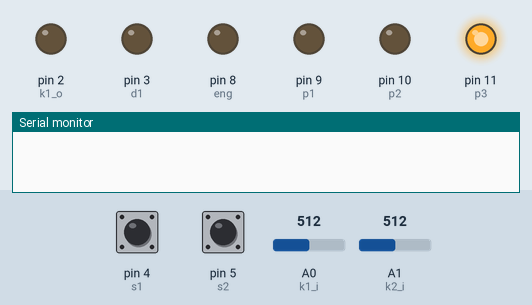
Simulated run of this sketch. Board: Arduino Uno, built with avr-gcc and run on an emulated ATmega328P. Shown: output pins drawn as LEDs (lit = HIGH), the last lines printed to the serial monitor. Dashed ring = blinking. The inputs (shaded band) are chosen by the test bench; at power-on: pin 4 (s1) HIGH, pin 5 (s2) HIGH, A1 (k2_i) = 512, A0 (k1_i) = 512.

Above: at 1.2 s.
1.3 s: pin 4 (s1) pulled LOW for 0.15 s
At 3.6 s:
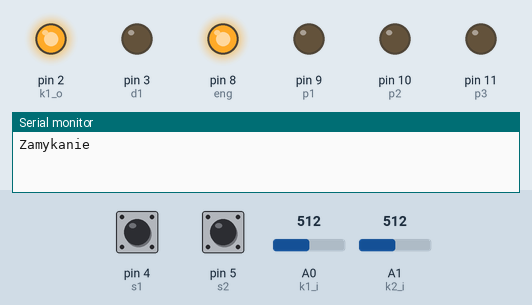
4.4 s: pin 5 (s2) pulled LOW for 0.15 s
At 7.3 s:
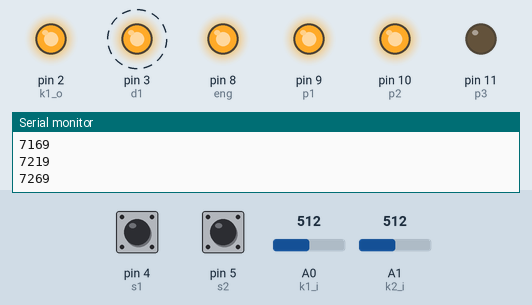
7.4 s: pin 4 (s1) pulled LOW for 1 s
At 8.8 s:
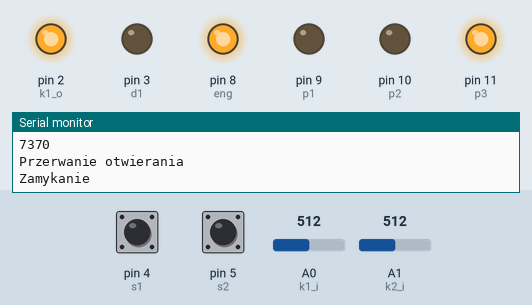
10.4 s: A1 (k2_i) set to 984
12.5 s: A1 (k2_i) set to 1015
At 13.6 s:
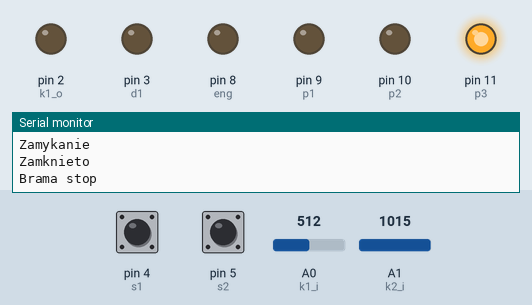
14.0 s: pin 4 (s1) pulled LOW for 3.2 s
At 17.9 s:
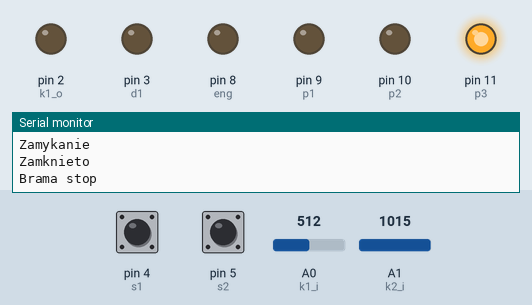
Timing chart, 0 to 19.4 s (numbered marks = the images above; inputs shaded):
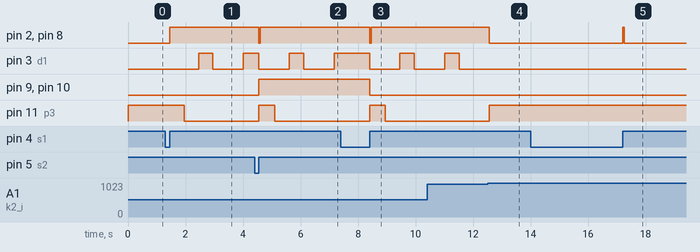

The sketch:

garage_soft.ino
```cpp
#define d1 3
#define d1_speed 1000
#define s1 4
#define s2 5
#define k1_i A0
#define k1_o 2
#define k2_i A1
#define k2_o 6
#define con 7
#define eng 8
#define p1 9
#define p2 10
#define p3 11
#define c_speed 500
#define opening_time 180000

int closing  = 0;
int opening  = 0;
long d_time = 0;
long c_time = 0;
bool first = true;
bool revert_o = false;
bool revert_c = false;
long open_time = 0;

void setup() {
  Serial.begin(9600);
  pinMode(d1, OUTPUT);
  pinMode(s1, INPUT_PULLUP);
  pinMode(s2, INPUT_PULLUP);
  pinMode(k1_i, INPUT);
  pinMode(k1_o, OUTPUT);
//  pinMode(con, OUTPUT);
  pinMode(p1, OUTPUT);
  pinMode(p2, OUTPUT);
  pinMode(eng, OUTPUT);
  pinMode(p3, OUTPUT);
}

void loop() {

    if (digitalRead(s1) == 0){

        if(closing == 0 && opening == 0){
            Serial.println("Zamykanie");
            closing = 1;
        } else if(opening == 1){
            Serial.println("Przerwanie otwierania");
            Serial.println("Zamykanie");
            opening = 0;
            revert_o = true;
        }
        while (digitalRead(s1) == 0);
    }

    if (digitalRead(s2) == 0){

        if(opening == 0 && closing == 0){
            Serial.println("Otwieranie");
            opening = 1;
        } else if(closing == 1){
            Serial.println("Przerwanie zamykania");
            Serial.println("Otwieranie");
            revert_c = true;
            closing = 0;
        }
        while (digitalRead(s2) == 0);
    }

    if(closing == 1 || opening == 1){
        if(first){
            digitalWrite(k1_o, HIGH);
            digitalWrite(k2_o, HIGH);
            digitalWrite(eng, HIGH);
            first = false;
        }

        if(d_time == 0){
            d_time = millis();
        } else {
            if(millis() - d_time >= d1_speed){
                digitalWrite(d1, HIGH);
            }
            if(millis() - d_time >= d1_speed + 500){
                digitalWrite(d1, LOW);
                d_time = 0;
            }
        }
        if(c_time == 0){
            c_time = millis();
        } else {
            if(millis() - c_time >= c_speed){
                digitalWrite(p3, LOW);
                c_time = 0;
            }
        }
    } else {
        d_time = 0;
        c_time = 0;
        digitalWrite(p3, HIGH);
        digitalWrite(d1, LOW);
        digitalWrite(k1_o, LOW);
        digitalWrite(k2_o, LOW);
        digitalWrite(eng, LOW);
        first = true;
    }

    if(revert_o){
        opening = 0;
        closing = 1;
        revert_o = false;
    }
    if(revert_c){
        opening = 1;
        closing = 0;
        revert_c = false;
    }


    if(opening == 1){
        digitalWrite(p1, HIGH);
        digitalWrite(p2, HIGH);
        double anl = analogRead(k1_i);
        if(anl > 1000){
            Serial.println("Otworzono");
            Serial.println("Brama stop");
            opening = 0;
        }
      Serial.println(millis());
      if(open_time == 0){
            open_time = millis();
            Serial.println(open_time);
        } else {
            if(millis() - open_time >= opening_time){
                opening = 0;
                open_time = 0;
            }
        }
    }

    if(closing == 1){
        digitalWrite(p1, LOW);
        digitalWrite(p2, LOW);
        double anl = analogRead(k2_i);
        if(anl > 1000){
            Serial.println("Zamknieto");
            Serial.println("Brama stop");
            closing = 0;
        }
    }

    delay(50);
}
```

Measured:
- the behaviour switches between 1000 and 1001 on A1 (k2_i) (found by bisection; images 3 and 4)
- after the input at 1.3 s, pin 2 (k1_o), pin 8 (eng): LOW → HIGH after 0.15 s; pin 3 (d1): LOW → HIGH after 1.2 s, → LOW 0.50 s later, → HIGH 1.1 s later; pin 11 (p3): HIGH → LOW after 0.65 s
- after the input at 4.4 s, pin 2 (k1_o), pin 8 (eng): HIGH → LOW after 0.15 s, → HIGH 0.05 s later; pin 9 (p1), pin 10 (p2): LOW → HIGH after 0.15 s; pin 11 (p3): LOW → HIGH after 0.15 s, → LOW 0.55 s later
- after the input at 7.4 s, pin 2 (k1_o), pin 8 (eng): HIGH → LOW after 1.0 s, → HIGH 0.05 s later; pin 9 (p1), pin 10 (p2): HIGH → LOW after 1.0 s; pin 11 (p3): LOW → HIGH after 1.0 s, → LOW 0.55 s later
- after the input at 12.5 s, pin 2 (k1_o), pin 8 (eng): HIGH → LOW after 0.06 s; pin 3 (d1): stays LOW (without the input it goes to HIGH after 0.06 s); pin 11 (p3): LOW → HIGH after 0.06 s
- after the input at 14.0 s, pin 2 (k1_o), pin 8 (eng): LOW → HIGH after 3.2 s, → LOW 0.05 s later
